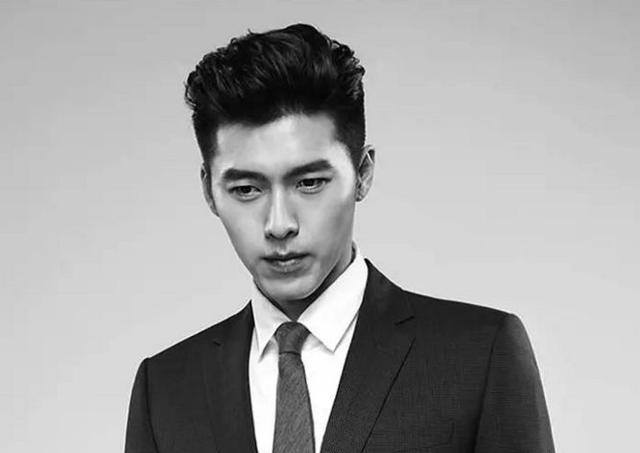
#> input picture lab02/HyunBin.jpg, 640 x 453 px
$ python 2-1.py
#> lines starting #> are read from the running program, lines starting #| are printed output that depends on the picture; after the words box and inside, x2 and y2 are one past the last pixel; in counts of white or black regions, pixels touching at a corner belong together
import cv2
import numpy as np
import math

img = cv2.imread('HyunBin.jpg', 0)
#> img is the input picture: shape (453, 640); min 0, max 255, mean 164.7
mask_x = [-1, 0, 1,
		  -2, 0, 2,
		  -1, 0, 1]
mask_y = [-1, -2, -1,
		  0, 0, 0,
		  1, 2, 1]
height, width = img.shape
#> height = 453; width = 640
new_img = np.zeros((height, width, 1), np.uint8)

lt = [0 for i in range(256)]
new_lt = [0 for i in range(256)]
for h in range (height):
	for w in range(width):
		lt[img[h][w]] += 1
		# print(img)
current_sum = 0
for i in range(256):
	current_sum += lt[i]
	new_lt[i] = current_sum
#> after the loop, current_sum = 289920; new_lt = 256 values from 57 to 289920
for i in range(256):
	new_lt[i] = int (new_lt[i] * 1.0 * 255 / current_sum)
#> after the loop, new_lt = 256 values from 0 to 255

for h in range(height):
	for w in range(width):
		new_img[h][w] = new_lt[ img[h][w]]
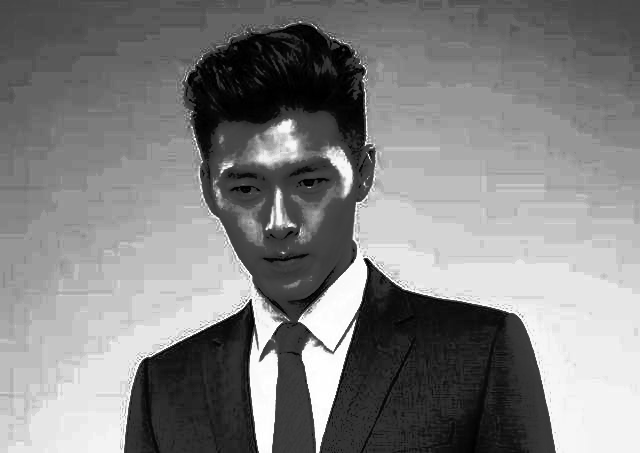
#> new_img: shape (453, 640, 1); min 0, max 255, mean 129.4

new_img_2 = np.zeros((height, width, 1), np.uint8)
new_img_3 = np.zeros((height, width, 1), np.uint8)
new_img_4 = np.zeros((height, width, 1), np.uint8)


for h in range(1 , height -1) :
	for w in range(1 , width-1 ) :
		new_pixel_x = 0
		new_pixel_y = 0
		idx = 0
		for i in range(3):
			for j in range(3):
				new_pixel_x += img[h + i -1][w + j -1] * mask_x [idx]
				new_pixel_y += img[h + i -1][w + j -1] * mask_y [idx]
				idx += 1
		if((new_pixel_x) > 70):
			new_img_2[h][w] = 255
		else :
			new_img_2[h][w] = 0

		if((new_pixel_y) > 70):
			new_img_3[h][w] = 255
		else :
			new_img_3[h][w] = 0
		new_img_4[h][w] += new_img_3[h][w] + new_img_2[h][w]
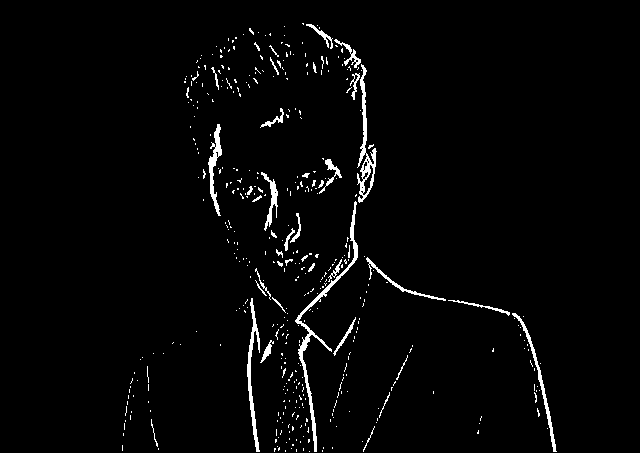
#> new_img_2: shape (453, 640, 1); 2.5% white; 429 white regions (388 under 20 px), largest, box (x1, y1, x2, y2) and area: (295, 201, 358, 452) 1067, (357, 64, 377, 203) 770, (247, 298, 260, 452) 597
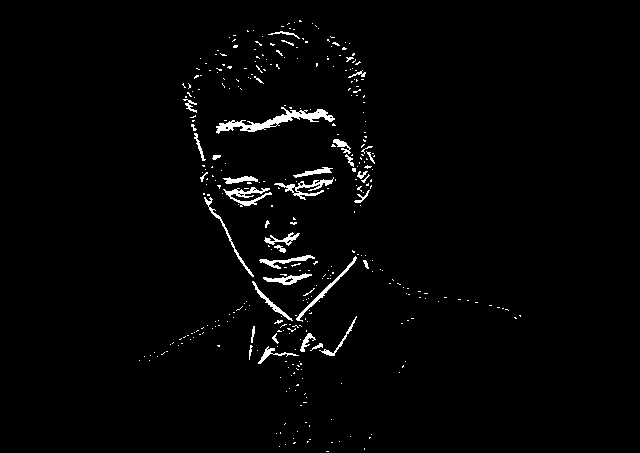
#> new_img_3: shape (453, 640, 1); 1.9% white; 356 white regions (317 under 20 px), largest, box (x1, y1, x2, y2) and area: (216, 107, 335, 134) 886, (274, 177, 334, 200) 364, (223, 187, 272, 207) 353
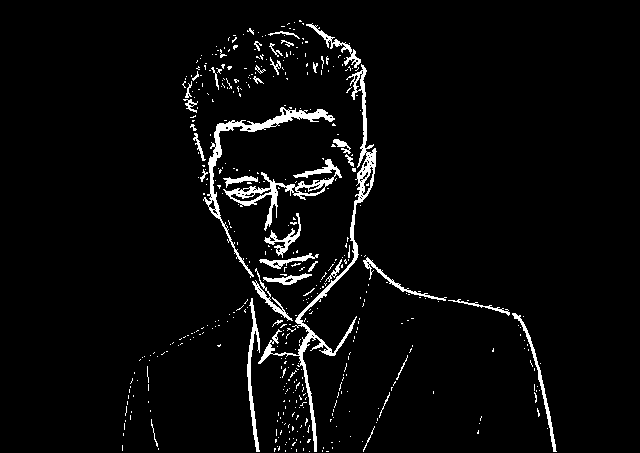
#> new_img_4: shape (453, 640, 1); min 0, max 255, mean 10.1

cv2.imshow('new_img_x', new_img_2)
cv2.imshow('new_img_y', new_img_3)
cv2.imshow('new_img_output', new_img_4)

cv2.waitKey(0)
